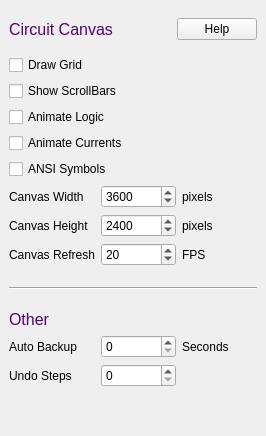
       <widget class="QWidget" name="circTab">
        <attribute name="title">
         <string>Circuit</string>
        </attribute>
        <layout class="QVBoxLayout" name="verticalLayout_3">
         <item>
          <layout class="QHBoxLayout" name="horizontalLayout_8">
           <item>
            <widget class="QLabel" name="label_8">
             <property name="sizePolicy">
              <sizepolicy hsizetype="Preferred" vsizetype="Preferred">
               <horstretch>0</horstretch>
               <verstretch>0</verstretch>
              </sizepolicy>
             </property>
             <property name="font">
              <font>
               <bold>false</bold>
               <family>Ubuntu</family>
               <italic>false</italic>
               <pointsize>12</pointsize>
               <weight>50</weight>
              </font>
             </property>
             <property name="styleSheet">
              <string notr="true">font: 12pt &quot;Ubuntu&quot;; color: rgb(85, 0, 127)</string>
             </property>
             <property name="text">
              <string>Circuit Canvas</string>
             </property>
             <property name="alignment">
              <set>Qt::AlignLeading|Qt::AlignLeft|Qt::AlignVCenter</set>
             </property>
            </widget>
           </item>
           <item>
            <widget class="QPushButton" name="helpButton1">
             <property name="sizePolicy">
              <sizepolicy hsizetype="Fixed" vsizetype="Fixed">
               <horstretch>0</horstretch>
               <verstretch>0</verstretch>
              </sizepolicy>
             </property>
             <property name="text">
              <string>Help</string>
             </property>
             <property name="autoDefault">
              <bool>false</bool>
             </property>
            </widget>
           </item>
           <property name="topMargin">
            <number>9</number>
           </property>
           <property name="bottomMargin">
            <number>9</number>
           </property>
          </layout>
         </item>
         <item>
          <widget class="QCheckBox" name="drawGrid">
           <property name="text">
            <string>Draw Grid</string>
           </property>
          </widget>
         </item>
         <item>
          <widget class="QCheckBox" name="showScroll">
           <property name="text">
            <string>Show ScrollBars</string>
           </property>
          </widget>
         </item>
         <item>
          <widget class="QCheckBox" name="animate_logic">
           <property name="text">
            <string>Animate Logic</string>
           </property>
          </widget>
         </item>
         <item>
          <widget class="QCheckBox" name="animate_curr">
           <property name="text">
            <string>Animate Currents</string>
           </property>
          </widget>
         </item>
         <item>
          <widget class="QCheckBox" name="ansiSymbols">
           <property name="text">
            <string>ANSI Symbols</string>
           </property>
          </widget>
         </item>
         <item>
          <layout class="QHBoxLayout" name="horizontalLayout_16">
           <item>
            <widget class="QLabel" name="label_21">
             <property name="text">
              <string>Canvas Width</string>
             </property>
            </widget>
           </item>
           <item>
            <widget class="QSpinBox" name="canvasWidth">
             <property name="minimumSize">
              <size>
               <height>0</height>
               <width>75</width>
              </size>
             </property>
             <property name="maximumSize">
              <size>
               <height>16777215</height>
               <width>75</width>
              </size>
             </property>
             <property name="suffix">
              <string notr="true"/>
             </property>
             <property name="minimum">
              <number>1</number>
             </property>
             <property name="maximum">
              <number>10000</number>
             </property>
             <property name="value">
              <number>3600</number>
             </property>
            </widget>
           </item>
           <item>
            <widget class="QLabel" name="label_22">
             <property name="sizePolicy">
              <sizepolicy hsizetype="Fixed" vsizetype="Preferred">
               <horstretch>0</horstretch>
               <verstretch>0</verstretch>
              </sizepolicy>
             </property>
             <property name="minimumSize">
              <size>
               <height>0</height>
               <width>75</width>
              </size>
             </property>
             <property name="maximumSize">
              <size>
               <height>16777215</height>
               <width>75</width>
              </size>
             </property>
             <property name="text">
              <string>pixels</string>
             </property>
            </widget>
           </item>
          </layout>
         </item>
         <item>
          <layout class="QHBoxLayout" name="horizontalLayout_17">
           <item>
            <widget class="QLabel" name="label_23">
             <property name="text">
              <string>Canvas Height</string>
             </property>
            </widget>
           </item>
           <item>
            <widget class="QSpinBox" name="canvasHeight">
             <property name="minimumSize">
              <size>
               <height>0</height>
               <width>75</width>
              </size>
             </property>
             <property name="maximumSize">
              <size>
               <height>16777215</height>
               <width>75</width>
              </size>
             </property>
             <property name="suffix">
              <string notr="true"/>
             </property>
             <property name="minimum">
              <number>1</number>
             </property>
             <property name="maximum">
              <number>10000</number>
             </property>
             <property name="value">
              <number>2400</number>
             </property>
            </widget>
           </item>
           <item>
            <widget class="QLabel" name="label_24">
             <property name="sizePolicy">
              <sizepolicy hsizetype="Fixed" vsizetype="Preferred">
               <horstretch>0</horstretch>
               <verstretch>0</verstretch>
              </sizepolicy>
             </property>
             <property name="minimumSize">
              <size>
               <height>0</height>
               <width>75</width>
              </size>
             </property>
             <property name="maximumSize">
              <size>
               <height>16777215</height>
               <width>75</width>
              </size>
             </property>
             <property name="text">
              <string>pixels</string>
             </property>
            </widget>
           </item>
          </layout>
         </item>
         <item>
          <layout class="QHBoxLayout" name="horizontalLayout_12">
           <item>
            <widget class="QLabel" name="label_16">
             <property name="text">
              <string>Canvas Refresh</string>
             </property>
            </widget>
           </item>
           <item>
            <widget class="QSpinBox" name="fps">
             <property name="minimumSize">
              <size>
               <height>0</height>
               <width>75</width>
              </size>
             </property>
             <property name="maximumSize">
              <size>
               <height>16777215</height>
               <width>75</width>
              </size>
             </property>
             <property name="suffix">
              <string notr="true"/>
             </property>
             <property name="minimum">
              <number>1</number>
             </property>
             <property name="maximum">
              <number>100</number>
             </property>
             <property name="value">
              <number>20</number>
             </property>
            </widget>
           </item>
           <item>
            <widget class="QLabel" name="label_17">
             <property name="sizePolicy">
              <sizepolicy hsizetype="Fixed" vsizetype="Preferred">
               <horstretch>0</horstretch>
               <verstretch>0</verstretch>
              </sizepolicy>
             </property>
             <property name="minimumSize">
              <size>
               <height>0</height>
               <width>75</width>
              </size>
             </property>
             <property name="maximumSize">
              <size>
               <height>16777215</height>
               <width>75</width>
              </size>
             </property>
             <property name="text">
              <string>FPS</string>
             </property>
            </widget>
           </item>
          </layout>
         </item>
         <item>
          <widget class="Line" name="line_3">
           <property name="minimumSize">
            <size>
             <height>32</height>
             <width>0</width>
            </size>
           </property>
           <property name="orientation">
            <enum>Qt::Horizontal</enum>
           </property>
          </widget>
         </item>
         <item>
          <widget class="QLabel" name="label_15">
           <property name="sizePolicy">
            <sizepolicy hsizetype="Preferred" vsizetype="Fixed">
             <horstretch>0</horstretch>
             <verstretch>0</verstretch>
            </sizepolicy>
           </property>
           <property name="font">
            <font>
             <bold>false</bold>
             <family>Ubuntu</family>
             <italic>false</italic>
             <pointsize>12</pointsize>
             <weight>50</weight>
            </font>
           </property>
           <property name="styleSheet">
            <string notr="true">font: 12pt &quot;Ubuntu&quot;; color: rgb(85, 0, 127)</string>
           </property>
           <property name="text">
            <string>Other</string>
           </property>
           <property name="alignment">
            <set>Qt::AlignLeading|Qt::AlignLeft|Qt::AlignVCenter</set>
           </property>
          </widget>
         </item>
         <item>
          <layout class="QHBoxLayout" name="horizontalLayout_11">
           <item>
            <widget class="QLabel" name="stepLabel_3">
             <property name="text">
              <string>Auto Backup</string>
             </property>
            </widget>
           </item>
           <item>
            <widget class="QSpinBox" name="backup">
             <property name="minimumSize">
              <size>
               <height>0</height>
               <width>75</width>
              </size>
             </property>
             <property name="maximumSize">
              <size>
               <height>16777215</height>
               <width>75</width>
              </size>
             </property>
             <property name="suffix">
              <string notr="true"/>
             </property>
             <property name="minimum">
              <number>0</number>
             </property>
             <property name="maximum">
              <number>999</number>
             </property>
            </widget>
           </item>
           <item>
            <widget class="QLabel" name="label_18">
             <property name="sizePolicy">
              <sizepolicy hsizetype="Fixed" vsizetype="Preferred">
               <horstretch>0</horstretch>
               <verstretch>0</verstretch>
              </sizepolicy>
             </property>
             <property name="minimumSize">
              <size>
               <height>0</height>
               <width>75</width>
              </size>
             </property>
             <property name="maximumSize">
              <size>
               <height>16777215</height>
               <width>75</width>
              </size>
             </property>
             <property name="text">
              <string>Seconds</string>
             </property>
            </widget>
           </item>
          </layout>
         </item>
         <item>
          <layout class="QHBoxLayout" name="horizontalLayout_18">
           <item>
            <widget class="QLabel" name="stepLabel_4">
             <property name="text">
              <string>Undo Steps</string>
             </property>
            </widget>
           </item>
           <item>
            <widget class="QSpinBox" name="undo_steps">
             <property name="minimumSize">
              <size>
               <height>0</height>
               <width>75</width>
              </size>
             </property>
             <property name="maximumSize">
              <size>
               <height>16777215</height>
               <width>75</width>
              </size>
             </property>
             <property name="suffix">
              <string notr="true"/>
             </property>
             <property name="minimum">
              <number>0</number>
             </property>
             <property name="maximum">
              <number>999</number>
             </property>
            </widget>
           </item>
           <item>
            <widget class="QLabel" name="label_26">
             <property name="sizePolicy">
              <sizepolicy hsizetype="Fixed" vsizetype="Preferred">
               <horstretch>0</horstretch>
               <verstretch>0</verstretch>
              </sizepolicy>
             </property>
             <property name="minimumSize">
              <size>
               <height>0</height>
               <width>75</width>
              </size>
             </property>
             <property name="maximumSize">
              <size>
               <height>16777215</height>
               <width>75</width>
              </size>
             </property>
             <property name="text">
              <string notr="true"/>
             </property>
            </widget>
           </item>
          </layout>
         </item>
         <item>
          <spacer name="verticalSpacer_2">
           <property name="orientation">
            <enum>Qt::Vertical</enum>
           </property>
           <property name="sizeHint" stdset="0">
            <size>
             <height>40</height>
             <width>20</width>
            </size>
           </property>
          </spacer>
         </item>
         <property name="spacing">
          <number>6</number>
         </property>
         <property name="leftMargin">
          <number>9</number>
         </property>
         <property name="topMargin">
          <number>9</number>
         </property>
         <property name="rightMargin">
          <number>9</number>
         </property>
         <property name="bottomMargin">
          <number>9</number>
         </property>
        </layout>
       </widget>
